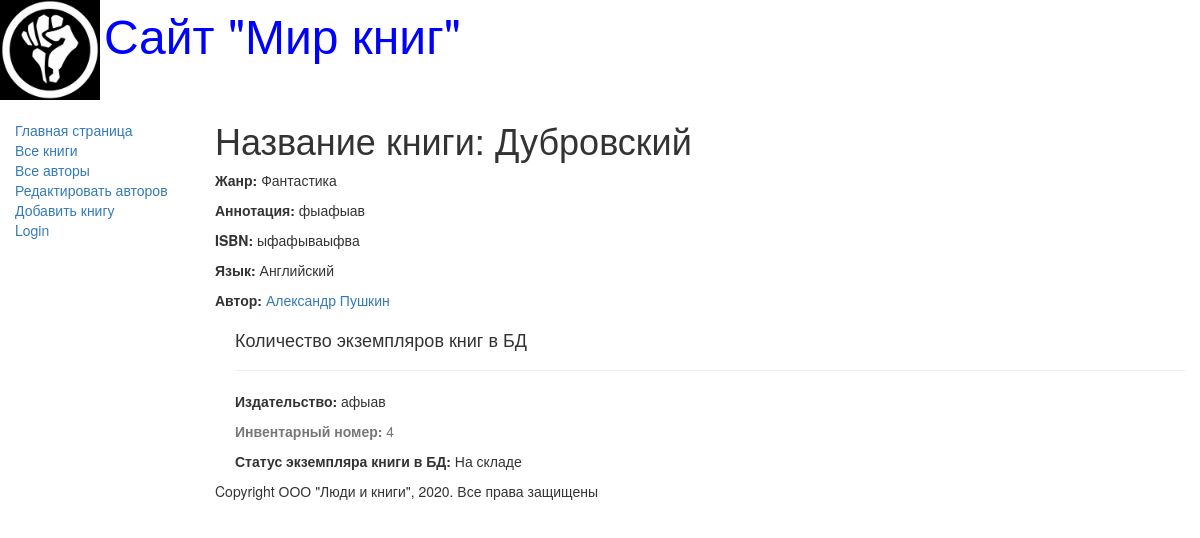
Before: /book/4 with the older database file.
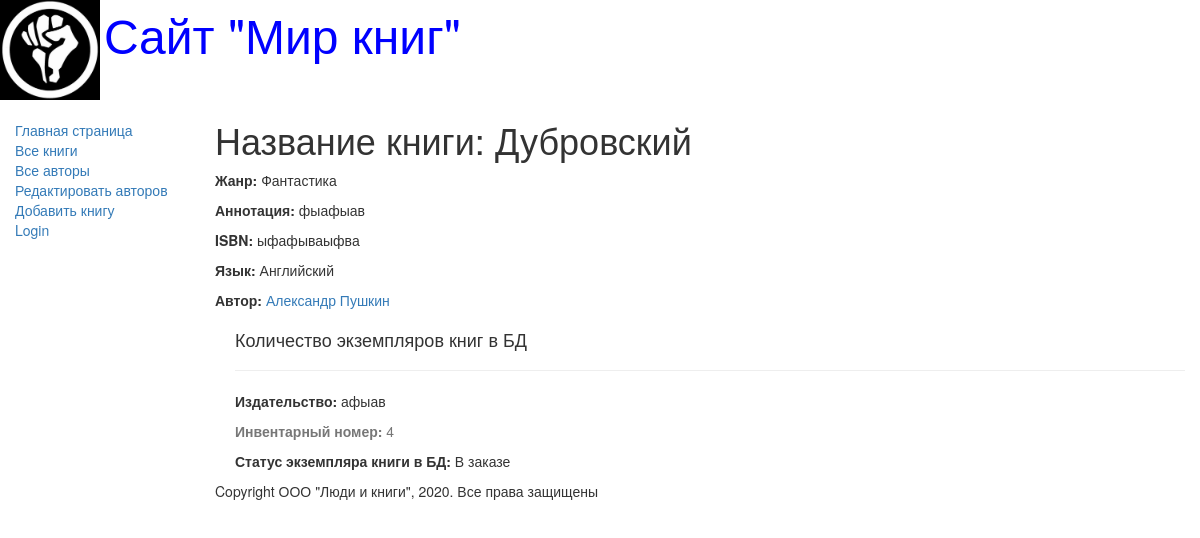
After: the same page with the newer database file.
### catalog/models.py (models this page shows, shortened)
class BookInstance(models.Model):
    book = models.ForeignKey('Book', on_delete=models.CASCADE, null=True)
    inv_nom = models.CharField(max_length=20, null=True,
                            help_text='Введите инвентарный номер экземпляра',
                            verbose_name='Инвентарный номер')
    imprint = models.CharField(max_length=200,
                            help_text='Введите издательство и год выпуска',
                            verbose_name='Издательство')
    status = models.ForeignKey('Status', on_delete=models.CASCADE,
                            null=True,
                            help_text='Изменить состояние экземпляра',
                            verbose_name='Статус экземпляра книги')
    due_back = models.DateField(null=True, blank=True,
                            help_text='Введите конец срока статуса',
                            verbose_name='Дата окончания статуса')
    borrower = models.ForeignKey(User, on_delete=models.SET_NULL,
                            null=True, blank=True,
                            verbose_name='Заказчик',
                            help_text='Выберите заказчика книги')

class Status(models.Model):
    name = models.CharField(max_length=20,
                            help_text='Введите статус экземпляра книги',
                            verbose_name='Статус экземпляра книги')
    def __str__(self) -> str:
        return self.name

### catalog/views.py (the view)
# urls.py: re_path(r'^book/(?P<pk>\d+)$', views.BookDetailView.as_view(), name='book-detail'),
class BookDetailView(generic.DetailView):
    model = Book

### catalog/models.py (called while the page is built)
    def __str__(self) -> str:
        return self.name

    def __str__(self) -> str:
        return self.name

### catalog/templates/catalog/book_detail.html (shortened to what this page needs)
{% extends 'base_generic.html' %}
{% block content %}
    <h1>Название книги: {{ book.title }}</h1>
    <p><strong>Жанр: </strong>{{ book.genre }}</p>
    <p><strong>Аннотация: </strong>{{ book.summary }}</p>
    <p><strong>ISBN: </strong>{{ book.isbn }}</p>
    <p><strong>Язык: </strong>{{ book.language }}</p>
        {% for author in book.author.all %}
            <p><strong>Автор: </strong><a href="">{{ author.first_name }} {{ author.last_name }}</a></p>
        {% endfor %}
<div style="margin-left: 20px; margin-top: 20px">
    <h4>Количество экземпляров книг в БД</h4>
    {% for copy in book.bookinstance_set.all %}
        <hr>
        <p><strong>Издательство: </strong>{{ copy.imprint }}</p>
        <p class="text-muted"><strong>Инвентарный номер: </strong>{{ copy.id }}</p>
        <p><strong>Статус экземпляра книги в БД: </strong>{{ copy.status }}</p>
    {% endfor %}
</div>
{% endblock %}

Changed rows visible on the page:
changed BookInstance "афыав": status "На складе" → "В заказе"
